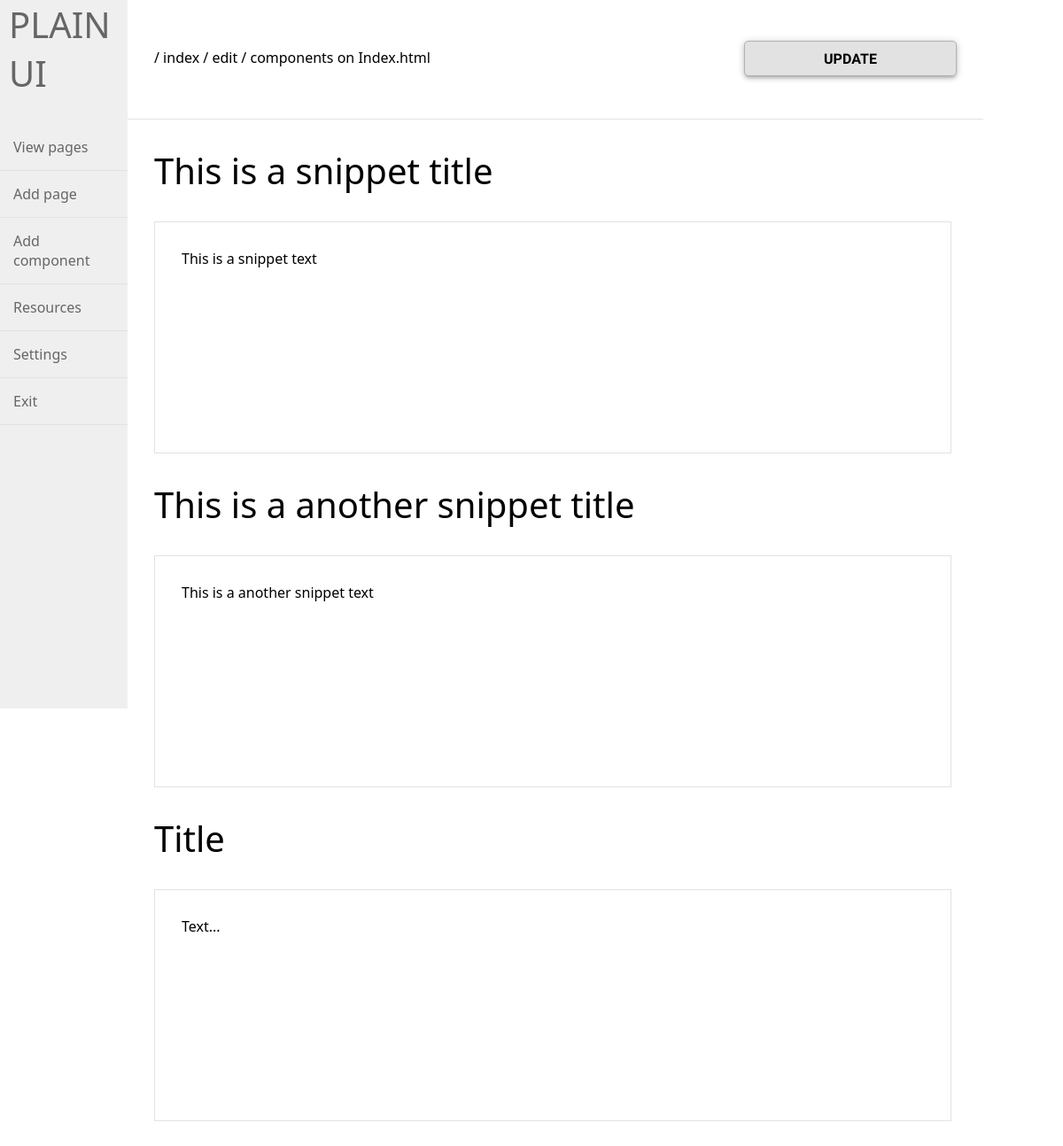
/components/edit/1/ (signed in), run on the app's committed database.
### tables this page shows
CREATE TABLE `pages` (
  `id` int(11) NOT NULL,
  `page_name` varchar(255) NOT NULL,
  `sub` int(11) NOT NULL
);

CREATE TABLE `components` (
  `id` int(11) NOT NULL,
  `pid` int(11) NOT NULL,
  `component_title` tinytext NOT NULL,
  `component_text` longtext NOT NULL,
  `component_image` varchar(255) NOT NULL
);

### resources/PHP/Class.DB.php (called while the page is built, shortened)
<?php
class DB {
	private static $instance;
	private $connection;
	private function __construct() {
		$this->connection = new mysqli(HOST,USERNAME,PASSWORD,DATABASE);
		$this->connection->set_charset(CHARSET);
	}
	public static function init() {
		if(is_null(self::$instance)) {
			self::$instance = new DB();
		}
		return self::$instance;
	}
	public function __call($name, $args){
		if(method_exists($this->connection, $name)) {
			 return call_user_func_array(array($this->connection, $name), $args);
		} else {
			 trigger_error('Unknown Method ' . $name . '()', E_USER_WARNING);
			 return false;
		}
	}
}
class sql {
	protected $database;
	public function __construct() {
		$this->database = DB::init();
	}
	public function select($table,$query,$col,$value) {
		$value = isset($value) ? $value : exit;
		$q = "SELECT ".$this->clean($query,'query')." FROM ".$this->clean($table,'table')." WHERE ".$this->clean($col,'cols')." = ?";
		$stmt  = $this->database->prepare($q);
		if(is_int($value)) {
			$stmt->bind_param("i", $value);
			} else {
			$stmt->bind_param("s", $value);
		}
		if($stmt != NULL) {
			if($stmt->execute()) {
			$stmt->store_result();
			$res = [];
			$data = [];
			$array = [];
			$meta = $stmt->result_metadata();
			while($field = $meta->fetch_field()) {
				  $res[] = &$data[$field->name];
			}
			call_user_func_array(array($stmt, 'bind_result'), $res);
			$i=0;
			while($stmt->fetch()) {
				  $array[$i] = array();
				  foreach($data as $k=>$v)
				  $array[$i][$k] = $v;
				  $i++;
			}
			}
		}
		return $array;
	}
	public function intcast($int) {
		if($int >=0) {
			$int = intval($int);
			$int = (int)$int;
		}
		return (int)$int;
	}
	public function clean($string,$method='') {
		$data = '';
		switch($method) {
			case 'num':
				$data =  preg_replace('/[0-9]+/','', $string);
			break;
			case 'query':
				$search  = ['`','"','\'',';'];
				$replace = ['','','',''];
				$data = str_replace($search,$replace,$string);
			break;
			case 'cols':
				$search  = ['`','"','\'',';'];
				$replace = ['','','',''];
				$data = str_replace($search,$replace,$string);
			break;
			case 'table':
				$search  = ['`','"',',','\'',';','.','$','%'];
				$replace = ['','','','','','','',''];
				$data = str_replace($search,$replace,$string);
			break;
			}
		return $data;
	}
}
?>

### core/EditComponents.php (the view, shortened to what this page needs)
<?php
	include("../resources/PHP/Class.DB.php");
	include("Cryptography.php");
	$cryptography = new Cryptography;
	$db = new sql();
	if(isset($_SESSION['token'])) {
		$token = $_SESSION['token'];
	} else {
			$token = $cryptography->getToken();
			$_SESSION['token'] = $token;
	}
	if(!isset($_SESSION['uuid'])) {
		$token  = $cryptography->uniqueID();
		$token .= $cryptography->uniqueID();
		$token .= $cryptography->uniqueID();
		$token .= $cryptography->uniqueID();
		$_SESSION['uuid'] = $token;
	} else {
		$token = $_SESSION['uuid'];
	}
	if(isset($_REQUEST['pid'])) {
		$pageid = $db->intcast($_REQUEST['pid']);
	}
	$table    = 'components';
	$column   = 'pid';
	$value    =  $pageid;
	$operator = '*';
	$result = $db->select($table,$operator,$column,$value);
	$table    = 'pages';
	$column   = 'id';
	$value    =  $pageid;
	$operator = '*';
	$result_header = $db->select($table,$operator,$column,$value);
?>
<!DOCTYPE html>
<html>
<head>
	<link rel="stylesheet" href="<?php echo SITE;?>assets/css/tokens.css" />
</head>
<body>
<div class="container">
	<header class="header">
	<h1><a href="<?php echo SITE;?>index.php">PLAIN UI</a></h1>
	<ul class="navigate">
	<li><a href="<?php echo SITE;?>pages/">View pages</a></li>
	<li><a href="<?php echo SITE;?>pages/add/">Add page</a></li>
	<li><a href="<?php echo SITE;?>components/add/">Add component</a></li>
	<li><a href="<?php echo SITE;?>resources/">Resources</a></li>
	<li><a href="<?php echo SITE;?>settings/">Settings</a></li>
	<li><a href="<?php echo SITE;?>logout/<?php echo $token;?>/">Exit</a></li>
	</ul>
	</header>
	<nav class="nav">
	/ index / edit / components on <?php echo $result_header[0]['page_name'];?> <input type="submit" onclick="plainui.post();" class="btn" value="update" />
	</nav>
	<article class="main">
	<form name="post" action="" method="POST" id="form" autocomplete="off" data-lpignore="true" enctype="multipart/form-data">
	<?php
	for($i=0;$i<count($result);$i++){
	?>
		<h1><div name="" contentEditable="true" id="titleditor-<?php echo $i;?>" oninput="plainui.proc('titleditor-<?php echo $i;?>','component_title_<?php echo $i;?>');"><?php echo $result[$i]['component_title'];?></div></h1>
		<div name="component_text" contentEditable="true" name="post-message" class="texteditor" id="texteditor-<?php echo $i;?>" oninput="plainui.proc('texteditor-<?php echo $i;?>','component_text_<?php echo $i;?>');" placeholder="Write..."><?php echo $result[$i]['component_text'];?></div>
	<?php
	}
	?>
	</form>
	</article>
</div>
</body>
</html>

### assets/css/tokens.css (style rules this page uses)
:root { --backdrop: #fff; --flower-red: #e23241; --flower-fuchsia: #bf045b; --flower-pink: #d95555; --flower-creme: #d98d62; --petal-yellow: #fce27d; --red: #b42d40; --lightred: #ff9c9c; --green: #14cc00; --lightgreen: #cbd187; --blue: #2d73b4; --lightblue: #9ccfff; --magenta: #9933cc; --lightmagenta: #f3c5fd; --black: #000000; --lightblack: #666666; --white: #ffffff; --lightwhite: #fffdf5; --grey: #b1b1b1; --lightgrey: #e2e2e2; --transparent: rgba(0, 0, 0, 0); --font-family: "Segoe UI", "Cantarell", sans-serif; --font-family-input: "Cantarell", sans-serif; --fontsize-small: 14px; --fontsize-medium: 24px; --fontsize-large: 32px; --fontsize-xlarge: 40px; --fontweight-normal: normal; --fontweight-bold: bold; --spacing-small: 5px; --spacing-medium: 10px; --spacing-large: 20px; --spacing-xlarge: 30px; --shadow-small: 0 1px 1px 0 rgba(0,0,0,0.12), 0 2px 1px -1px rgba(0,0,0,0.12), 0 1px 3px 0 rgba(0,0,0,0.20); --shadow-medium: 0 3px 4px 0 rgba(0,0,0,0.12), 0 3px 3px -2px rgba(0,0,0,0.12), 0 1px 8px 0 rgba(0,0,0,0.20); --shadow-large: 0 6px 10px 0 rgba(0,0,0,0.12), 0 1px 18px 0 rgba(0,0,0,0.12), 0 3px 5px -1px rgba(0,0,0,0.20); --viewwidth-small: 10vw; --viewwidth-medium: 20vw; --viewwidth-large: 50vw; --viewwidth-xlarge: 100vw; }
* { font-family: var(--font-family); }
html, body { padding: 0px; margin: 0px; }
input { font-family: var(--font-family-input); font-weight: var(--fontweight-normal); padding: 0.6em; margin: var(--spacing-xlarge); border: 1px solid var(--lightgrey); display: block; border-radius: 0.3em; width: var(--viewwidth-medium); font-size: var(--font-medium); }
input[type=button],input[type=submit],input[type=reset] { width: var(--viewwidth-medium); background-color: var(--lightgrey) !important; border: 1px solid var(--grey) !important; color: var(--black); box-shadow: var(--shadow-medium); font-weight: var(--fontweight-bold); text-transform: uppercase; width: 15em; cursor: pointer; }
h1, h2, h3, h4, h5, h6 { font-family: var(--font-family); margin: 0em; padding: 0em; }
h1 { font-weight: 100; font-size: var(--fontsize-xlarge); margin-bottom: var(--spacing-xlarge); }
body { background-color: #ffffff; margin: 0; padding: 0; }
.container { width: 100%; overflow: hidden; position: relative; }
.header { background-color: #efefef; height: 100vh; width: 12%; float: left; display: inline-block; }
.nav { background-color: rgba(0, 0, 0, 0); height: 134px; line-height: 130px; width: 78%; padding-left: var(--spacing-xlarge); float: left; display: block; border-bottom: 1px solid var(--lightgrey); }
.main { background-color: rgba(0, 0, 0, 0); width: 80%; float: left; display: block; margin-top: var(--spacing-xlarge); }
.header h1 { padding-left: 0px; margin-left: 10px; }
ul.navigate { list-style:none; margin: 0px; padding: 0px; }
ul.navigate li { border-bottom: 1px solid var(--lightgrey); padding-left: var(--spacing-xlarge); padding: 15px; }
ul.navigate li a { text-decoration: none; color: #666; }
a:link, a:visited { text-decoration: none; color: #666; }
.texteditor { border: 1px solid var(--lightgrey); box-shadow: --shadow-large; height: 200px; outline: none; padding: var(--spacing-xlarge); margin: var(--spacing-xlarge); }
h1 { margin-left: var(--spacing-xlarge); }
.btn { margin-right: var(--spacing-xlarge); float:right; margin-top: 46px; }

### data on the page
pages: page_name "Index.html"
components: component_title "This is a snippet title", component_text "This is a snippet text"
components: component_title "This is a another snippet title", component_text "This is a another snippet text"
components: component_title "Title", component_text "Text..."
